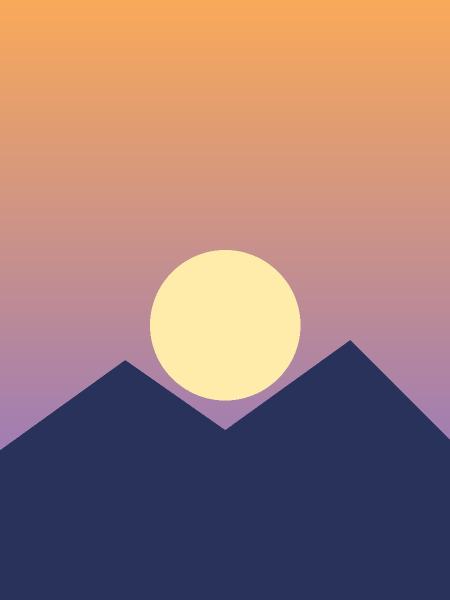
#> input picture plans/sample-ai-clips/photo.jpg, 900 x 1200 px (shown at 1/2 size)
$ python brand_colors.py ../plans/sample-ai-clips/photo.jpg
#> lines starting #> are read from the running program, lines starting #| are printed output that depends on the picture
#!/usr/bin/env python3
"""Pick brand accent colours from a logo image.  Usage: python3 engine/brand_colors.py logo.png   (prints JSON for plan brand.colors)
In a plan, set  "brand": {"logo": "logo.png", "colorsFromLogo": true}  and build.py fills brand.colors for you (colours you set by hand win)."""
import colorsys, json, sys
from PIL import Image

def palette(path, n=3):
#> called with path = '../plans/sample-ai-clips/photo.jpg', n = 3
    im = Image.open(path).convert('RGBA'); im.thumbnail((160, 160))
#> after `im.thumbnail((160, 160))`:
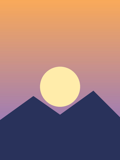
#> im: PIL image 120x160 RGBA; mean R, G, B, A 156.5, 122, 116.9, 255
    raw = im.tobytes(); px = [tuple(raw[i:i + 3]) for i in range(0, len(raw), 4) if raw[i + 3] > 200]
#> after `px = [tuple(raw[i:i + 3]) for i in range(0, len(raw), 4) if raw[i + 3]`: px = 19200 items, first 6: (248, 169, 90), (248, 169, 90), (248, 169, 90), (248, 169, 90), (248, 169, 90), (248, 169, 90)
    if not px: return []
    q = Image.new('RGB', (len(px), 1)); q.putdata(px)
    q = q.quantize(colors=10, method=Image.Quantize.MEDIANCUT); pal = q.getpalette()[:30]; counts = sorted(q.getcolors(), reverse=True)
#> after `pal = q.getpalette()[:30]`: pal = 30 values, max 249 at index 0, min 38 at index 27, mean 104.1
#> after `counts = sorted(q.getcolors(), reverse=True)`: counts = [(6345, 6), (4269, 2), (4200, 1), (2877, 3), (1264, 0), (106, 9), (97, 4), (31, 8), (8, 7), (3, 5)]
    out = []
    for cnt, idx in counts:
        r, g, b = pal[idx * 3:idx * 3 + 3]; h, s, v = colorsys.rgb_to_hsv(r / 255, g / 255, b / 255)
        if s < 0.28 or v < 0.25 or v > 0.97: continue            # skip greys, near-black and near-white
        if any(abs(h - h2) < 0.06 for _, h2 in out): continue     # keep the colours distinct
        v = max(v, 0.78); s = min(max(s, 0.55), 0.9)              # lift so the accent reads on dark and light styles
        r2, g2, b2 = [round(c * 255) for c in colorsys.hsv_to_rgb(h, s, v)]
        out.append(('#%02x%02x%02x' % (r2, g2, b2), h))
        if len(out) == n: break
#> this loop made 10 passes
#> (cnt, idx, r, g, b, h, s, v) on passes 3 to 10: (4200, 1, 234, 162, 105, 0.0736, 0.551, 0.918), (2877, 3, 178, 133, 154, 0.922, 0.253, 0.698), (1264, 0, 249, 200, 131, 0.0975, 0.474, 0.976), (106, 9, 38, 48, 89, 0.634, 0.573, 0.349), (97, 4, 43, 50, 91, 0.642, 0.527, 0.357), (31, 8, 40, 50, 91, 0.634, 0.56, 0.357), (8, 7, 41, 50, 90, 0.636, 0.544, 0.353), (3, 5, 41, 50, 92, 0.637, 0.554, 0.361)
#> (cnt, idx, r, g, b, h, s, v) on passes 1 to 2: (6345, 6, 41, 50, 91, 0.637, 0.55, 0.78), (4269, 2, 212, 151, 127, 0.0471, 0.55, 0.831)
#> after the loop, out = [('#5a6dc7', 0.637), ('#d4805f', 0.0471)]
    return [c for c, _ in out]

def suggest(path):
    cols = palette(path); keys = ['cyan', 'violet', 'pink']
#> after `cols = palette(path)`: cols = ['#5a6dc7', '#d4805f']
    return {k: c for k, c in zip(keys, cols)}

if __name__ == '__main__': print(json.dumps(suggest(sys.argv[1]), indent=2))
